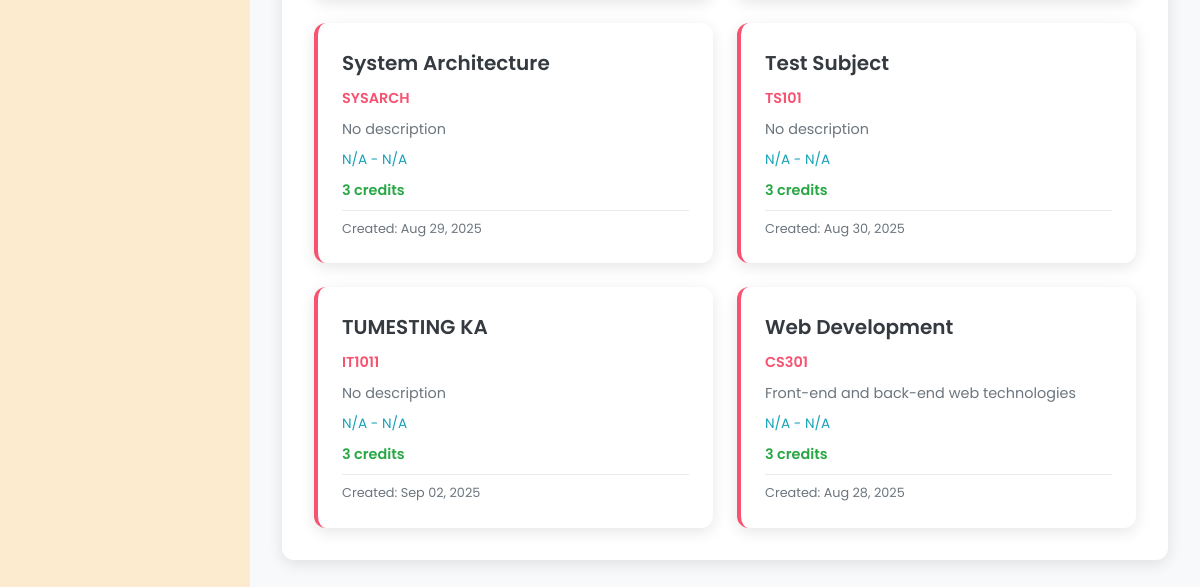
/Admin/admin_manage_subjects.php (signed in, lower part), run on an earlier commit of the app's database.
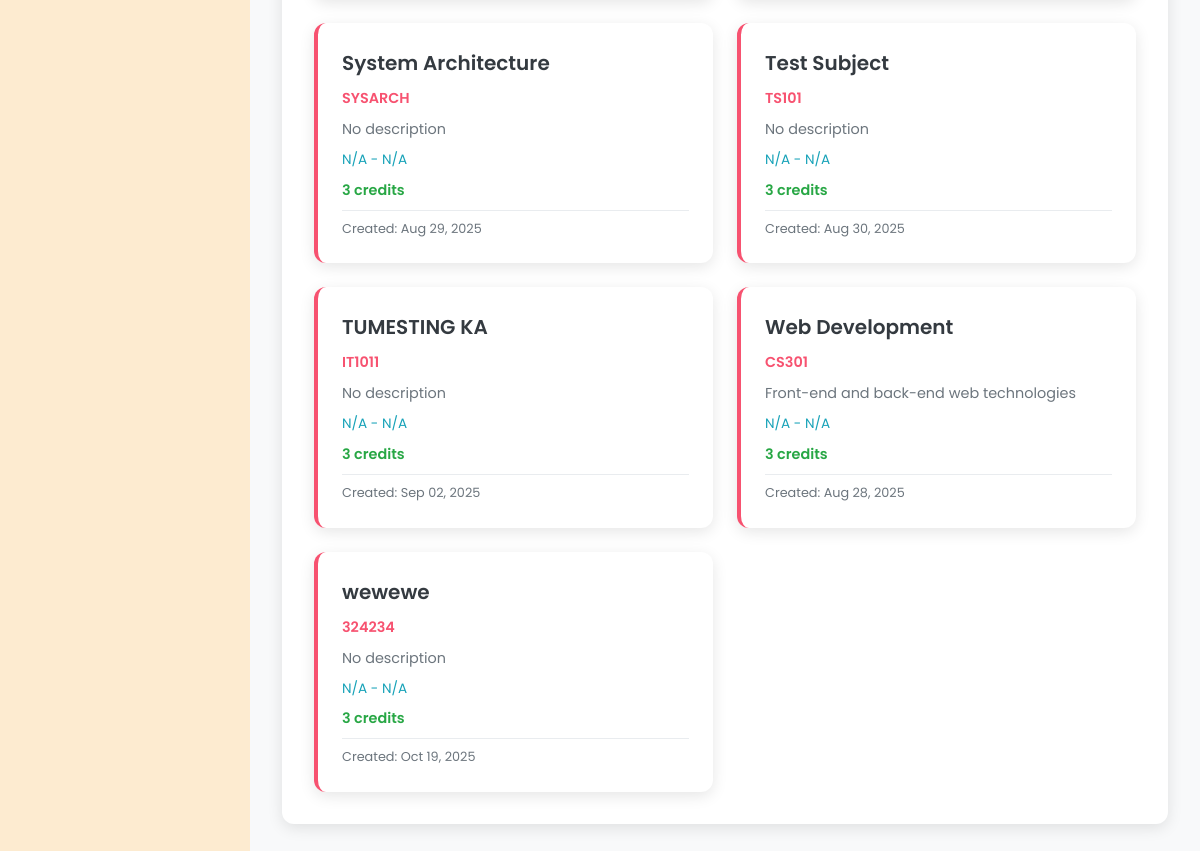
And on a later commit of the database.
### tables this page shows
CREATE TABLE `subjects` (
  `subject_id` varchar(20) NOT NULL,
  `subject_name` varchar(100) NOT NULL,
  `subject_code` varchar(20) NOT NULL,
  `description` text DEFAULT NULL,
  `credits` int(11) NOT NULL,
  `duration_id` int(11) DEFAULT NULL,
  `created_at` datetime NOT NULL,
  `updated_at` datetime NOT NULL,
  `semester_id` int(11) DEFAULT NULL
);

### Admin/admin_manage_subjects.php (the view, shortened to what this page needs)
<?php
require_once '../php/db.php';
try {
    $stmt = $pdo->prepare("
        SELECT s.*, sem.semester_name, y.year_label
        FROM subjects s
        LEFT JOIN semesters sem ON s.semester_id = sem.id
        LEFT JOIN school_years y ON sem.school_year_id = y.id
        ORDER BY y.year_label DESC, sem.semester_name, s.subject_name
    ");
    $stmt->execute();
    $subjects = $stmt->fetchAll(PDO::FETCH_ASSOC);
} catch (PDOException $e) {
    $error = 'Error fetching subjects: ' . $e->getMessage();
    $subjects = [];
}
?>
<!DOCTYPE html>
<html lang="en">
<head>
    <link rel="stylesheet" href="../css/styles_fixed.css">
    <link rel="stylesheet" href="https://cdnjs.cloudflare.com/ajax/libs/font-awesome/6.0.0/css/all.min.css">
</head>
<body>
    <main class="main-content">
        <div class="content-card">
            <?php if (empty($subjects)): ?>
                <div class="no-data">
                    <p>No subjects found. Create your first subject above.</p>
                </div>
            <?php else: ?>
                <div class="subject-grid">
                    <?php foreach ($subjects as $subject): ?>
                        <div class="subject-card">
                            <div class="subject-title"><?php echo htmlspecialchars($subject['subject_name']); ?></div>
                            <div class="subject-code"><?php echo htmlspecialchars($subject['subject_code']); ?></div>
                            <div class="subject-description">
                                <?php echo htmlspecialchars($subject['description'] ?: 'No description'); ?>
                            </div>
                            <div class="subject-semester">
                                <?php echo htmlspecialchars(($subject['year_label'] ?? 'N/A') . ' - ' . ($subject['semester_name'] ?? 'N/A')); ?>
                            </div>
                            <div class="subject-credits"><?php echo $subject['credits']; ?> credits</div>
                            <div class="subject-meta">
                                Created: <?php echo date('M d, Y', strtotime($subject['created_at'])); ?>
                            </div>
                        </div>
                    <?php endforeach; ?>
                </div>
            <?php endif; ?>
        </div>
    </main>
</body>
</html>

What changed in the data, as far as the page shows it:
added subjects: subject_name "wewewe", subject_code "324234", description "No description", semester_name "N/A - N/A", credits "3", created_at "Oct 19, 2025"
